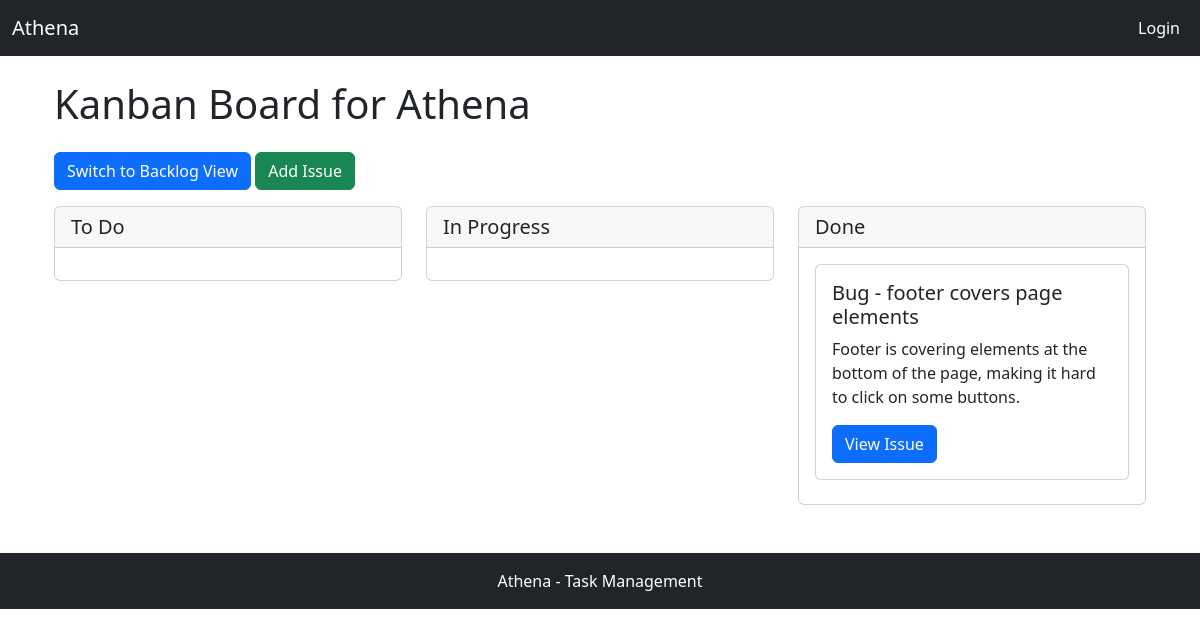
Before: /kanban/3/ with the older database file.
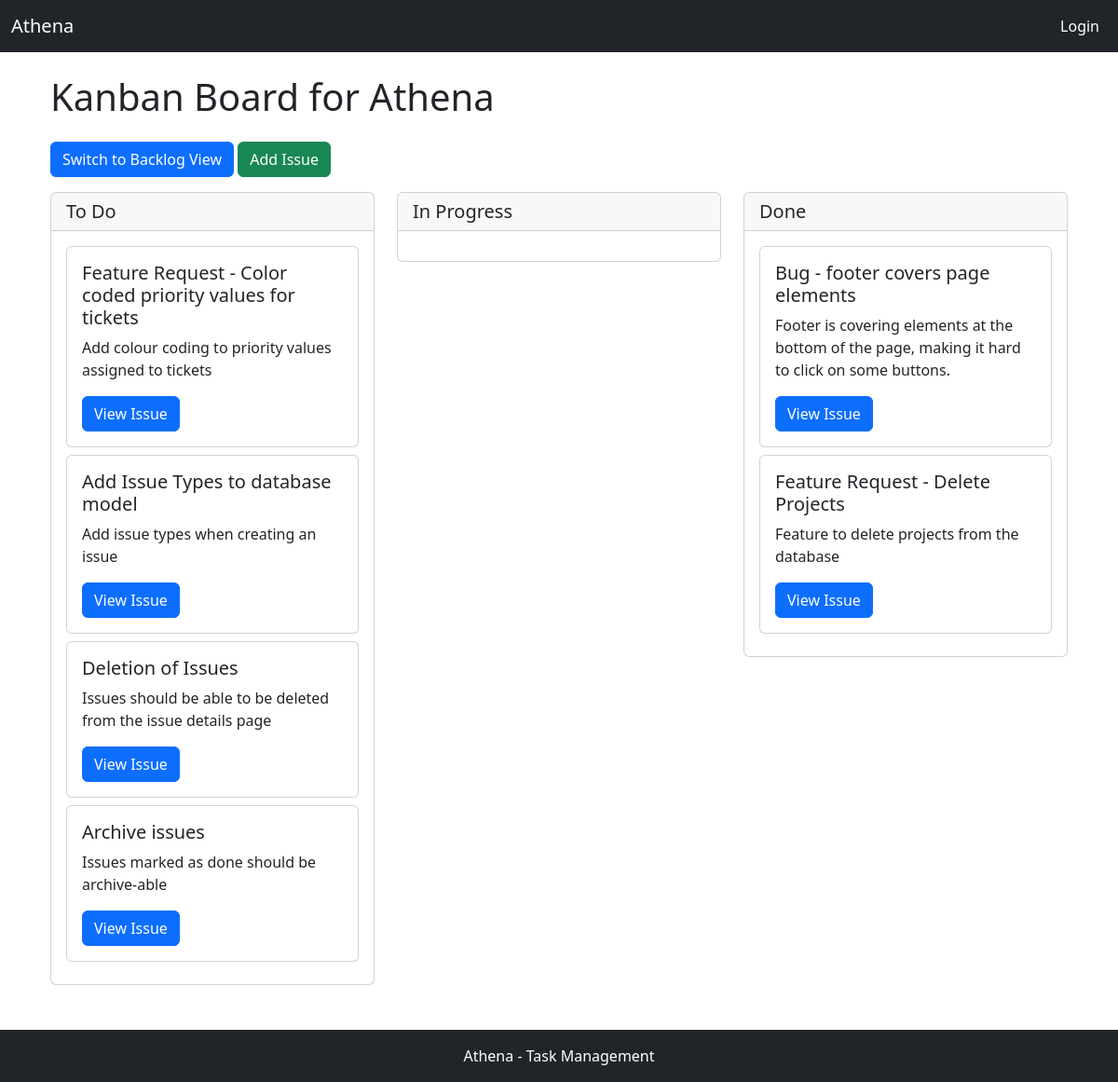
After: the same page with the newer database file.
### apps/tickets/models.py (models this page shows, shortened)
class Issue(models.Model):
    STATUS_CHOICES = [
        ("TODO", "To Do"),
        ("IN_PROGRESS", "In Progress"),
        ("DONE", "Done"),
    ]
    PRIORITY_CHOICES = [
        ("LOW", "Low"),
        ("MEDIUM", "Medium"),
        ("HIGH", "High"),
    ]
    title = models.CharField(max_length=200)
    short_description = models.TextField()
    long_description = CKEditor5Field(
        "Long Description",
        config_name="extends",
        default="Long Description of issue",
        null=False,
        blank=False,
    )  # Rich text field
    priority = models.CharField(
        max_length=12,
        choices=PRIORITY_CHOICES,
        default="Medium",
        null=False,
        blank=False,  # Ensure that blank or null values are not allowed
    )
    status = models.CharField(
        max_length=12,
        choices=STATUS_CHOICES,
        default="TODO",
        null=False,
        blank=False,  # Ensure that blank or null values are not allowed
    )
    project = models.ForeignKey(Project, on_delete=models.CASCADE)
    created_at = models.DateTimeField(auto_now_add=True)
    updated_at = models.DateTimeField(auto_now=True)

### apps/tickets/views.py (the view)
def kanban_view(request, project_id):
    project = Project.objects.get(id=project_id)
    issues = Issue.objects.filter(project=project)
    statuses = Issue.STATUS_CHOICES
    return render(
        request,
        "tickets/kanban.html",
        {"project": project, "issues": issues, "statuses": statuses},
    )

### apps/tickets/templates/tickets/kanban.html (shortened to what this page needs)
{% extends "base.html" %}
{% block content %}
<div class="container mt-4">
    <h1 class="mb-4">Kanban Board for {{ project.name }}</h1>
    <a href="{% url 'backlog_view' project.id %}" class="btn btn-primary mb-3">Switch to Backlog View</a>
    <a href="{% url 'issue_create_view' project.id %}" class="btn btn-success mb-3">Add Issue</a>
    <div class="row">
        {% for status_name, status_label in statuses %}
        <div class="col-md-4">
            <div class="card mb-4">
                <div class="card-header">
                    <h5 class="mb-0">{{ status_label }}</h5>
                </div>
                <div class="card-body">
                    <div class="kanban-column" data-status="{{ status_name }}">
                        <div class="kanban-items" id="status-{{ status_name }}">
                            {% for issue in issues %}
                                {% if issue.status == status_name %}
                                <div class="kanban-item card mb-2" data-issue="{{ issue.id }}">
                                    <div class="card-body">
                                        <h5 class="card-title">{{ issue.title }}</h5>
                                        <p class="card-text">{{ issue.short_description }}</p>
                                        <a href="{% url 'issue_detail_view' issue.id %}" class="btn btn-primary">View Issue</a>
                                    </div>
                                </div>
                                {% endif %}
                            {% endfor %}
                        </div>
                    </div>
                </div>
            </div>
        </div>
        {% endfor %}
    </div>
</div>
{% endblock %}

Changed rows visible on the page:
added Issue: title "Feature Request - Color coded priority values for tickets", short_description "Add colour coding to priority values assigned to tickets", shown under "To Do"
added Issue: title "Add Issue Types to database model", short_description "Add issue types when creating an issue", shown under "To Do"
added Issue: title "Deletion of Issues", short_description "Issues should be able to be deleted from the issue details page", shown under "To Do"
added Issue: title "Archive issues", short_description "Issues marked as done should be archive-able", shown under "To Do"
added Issue: title "Feature Request - Delete Projects", short_description "Feature to delete projects from the database", shown under "Done"
